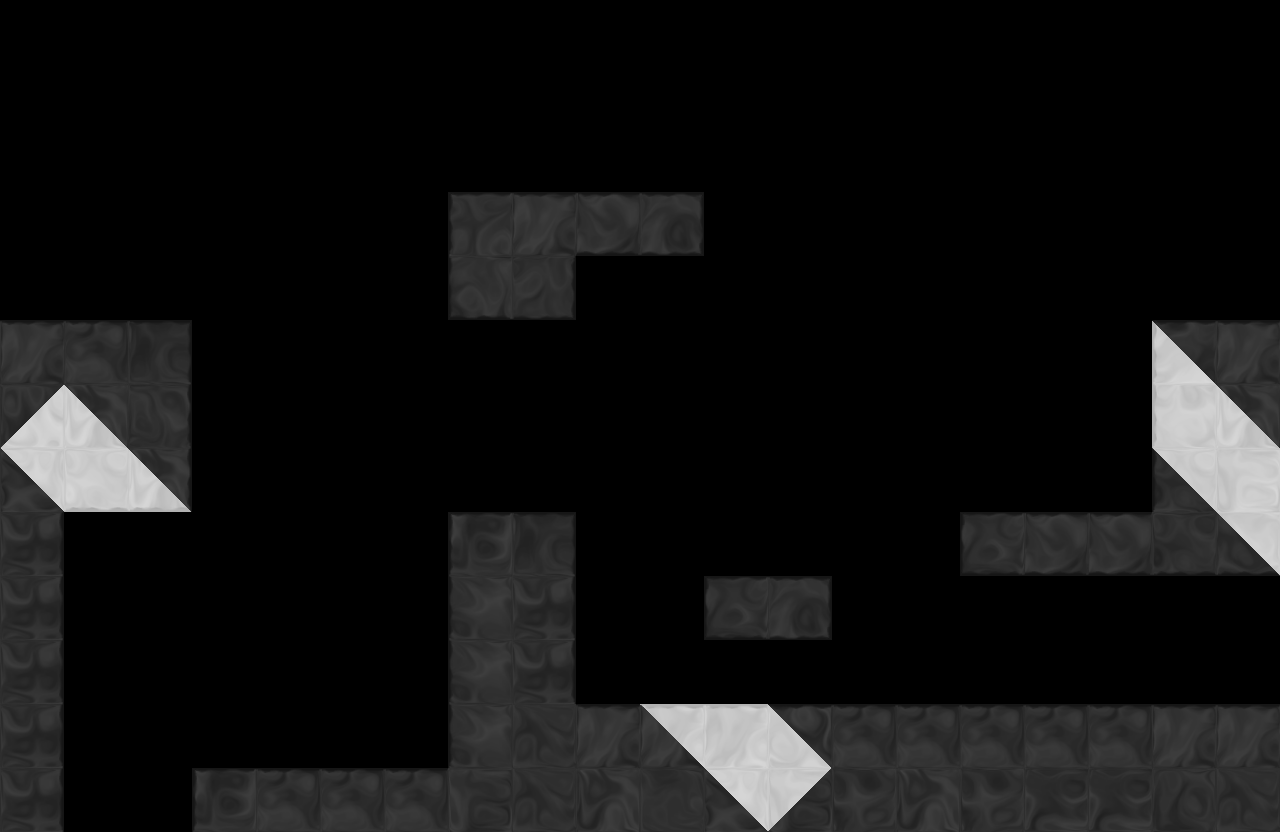

Rendered tile map (Tiled .tmx) drawn with the repository's tilesets; below, a short description and the full map source, tile grids included:
An orthogonal 20x13 tile map with 64x64 px tiles, 1 tile layer (tile), 1 hidden layer not drawn, 6 tilesets and 10 objects (3x Exit, 2x OrbBlue, 2x ShooterBlue, DoorBlue, Spring, ...).

<map version="1.0" orientation="orthogonal" width="20" height="13" tilewidth="64" tileheight="64">
 <properties>
  <property name="bg" value="bg_top" />
  <property name="bgParallaxX" value=".7" />
  <property name="bgParallaxY" value=".7" />
  <property name="music" value="level_blue" />
 </properties>
 <tileset firstgid="1" source="tiles/black_tiles.tsx" />
 <tileset firstgid="50" source="tiles/white_tiles.tsx" />
 <tileset firstgid="99" source="tiles/mixed_tiles.tsx" />
 <tileset firstgid="211" source="tiles/glass_tiles.tsx" />
 <tileset firstgid="260" source="tiles/black_indestructable.tsx" />
 <tileset firstgid="310" source="tiles/sand_tiles.tsx" />
 <layer name="backTile" width="20" height="13" visible="0">
  <data encoding="csv">
0,0,0,0,0,0,0,0,0,0,0,0,0,0,0,0,0,0,0,0,
0,0,0,0,0,0,0,0,0,0,0,0,0,0,0,0,0,0,0,0,
0,0,0,0,0,0,0,0,0,0,0,0,0,0,0,0,0,0,0,0,
0,0,0,0,0,0,0,0,0,0,0,0,0,0,0,0,0,0,0,0,
0,0,0,0,0,0,0,0,0,0,0,0,0,0,0,0,0,0,0,0,
0,0,0,0,0,0,0,0,0,0,0,0,0,0,0,0,0,0,0,0,
0,0,0,0,0,0,0,0,0,0,0,0,0,0,0,0,0,0,0,0,
0,0,0,0,0,0,0,0,0,0,0,0,0,0,0,0,0,0,0,0,
0,0,0,0,0,0,0,0,0,0,0,0,0,0,0,0,0,0,0,0,
0,0,0,0,0,0,0,0,0,0,0,0,0,0,0,0,0,0,0,0,
0,0,0,0,0,0,0,0,0,0,0,0,0,0,0,0,0,0,0,0,
0,0,0,0,0,0,0,0,0,0,0,0,0,0,0,0,0,0,0,0,
0,0,0,0,0,0,0,0,0,0,0,0,0,0,0,0,0,0,0,0
</data>
 </layer>
 <objectgroup name="obj" width="20" height="13">
  <object type="DoorBlue" x="1088" y="576" width="64" height="128" />
  <object type="OrbBlue" x="544" y="96" width="64" height="64" />
  <object type="Spring" x="320" y="704" width="128" height="64" />
  <object type="ShooterBlue" x="992" y="192">
   <properties>
    <property name="mobile" value="true" />
    <property name="rotationSpeed" value="38" />
   </properties>
   <polyline points="0,0 82,180" />
  </object>
  <object type="OrbBlue" x="1088" y="128" width="64" height="64" />
  <object type="ShooterBlue" x="704" y="224">
   <polyline points="0,0 426,274" />
  </object>
  <object type="ColorchipBlue" x="960" y="640" />
 </objectgroup>
 <layer name="tile" width="20" height="13">
  <data encoding="csv">
0,0,0,0,0,0,0,0,0,0,0,0,0,0,0,0,0,0,0,0,
0,0,0,0,0,0,0,0,0,0,0,0,0,0,0,0,0,0,0,0,
0,0,0,0,0,0,0,0,0,0,0,0,0,0,0,0,0,0,0,0,
0,0,0,0,0,0,0,16,10,45,40,0,0,0,0,0,0,0,0,0,
0,0,0,0,0,0,0,37,32,0,0,0,0,0,0,0,0,0,0,0,
10,17,18,0,0,0,0,0,0,0,0,0,0,0,0,0,0,0,134,10,
102,99,25,0,0,0,0,0,0,0,0,0,0,0,0,0,0,0,72,99,
101,80,148,0,0,0,0,0,0,0,0,0,0,0,0,0,0,0,129,51,
26,0,0,0,0,0,0,9,18,0,0,0,0,0,0,46,45,45,31,122,
26,0,0,0,0,0,0,22,26,0,0,46,40,0,0,0,0,0,0,0,
26,0,0,0,0,0,0,22,26,0,0,0,0,0,0,0,0,0,0,0,
26,0,0,0,0,0,0,22,14,10,108,59,106,17,17,17,17,17,10,10,
26,0,0,9,17,17,17,2,14,1,7,101,100,5,1,5,42,42,28,14
</data>
 </layer>
 <objectgroup name="front" width="20" height="13">
  <object type="Exit" x="1216" y="576" width="64" height="128">
   <properties>
    <property name="mapTo" value="star" />
   </properties>
  </object>
  <object type="Exit" x="64" y="768" width="128" height="64">
   <properties>
    <property name="mapTo" value="sandTrek" />
    <property name="right" value="true" />
    <property name="springJump" value="false" />
   </properties>
  </object>
  <object type="Exit" x="0" y="128" width="64" height="192">
   <properties>
    <property name="mapTo" value="secret2" />
   </properties>
  </object>
 </objectgroup>
</map>
